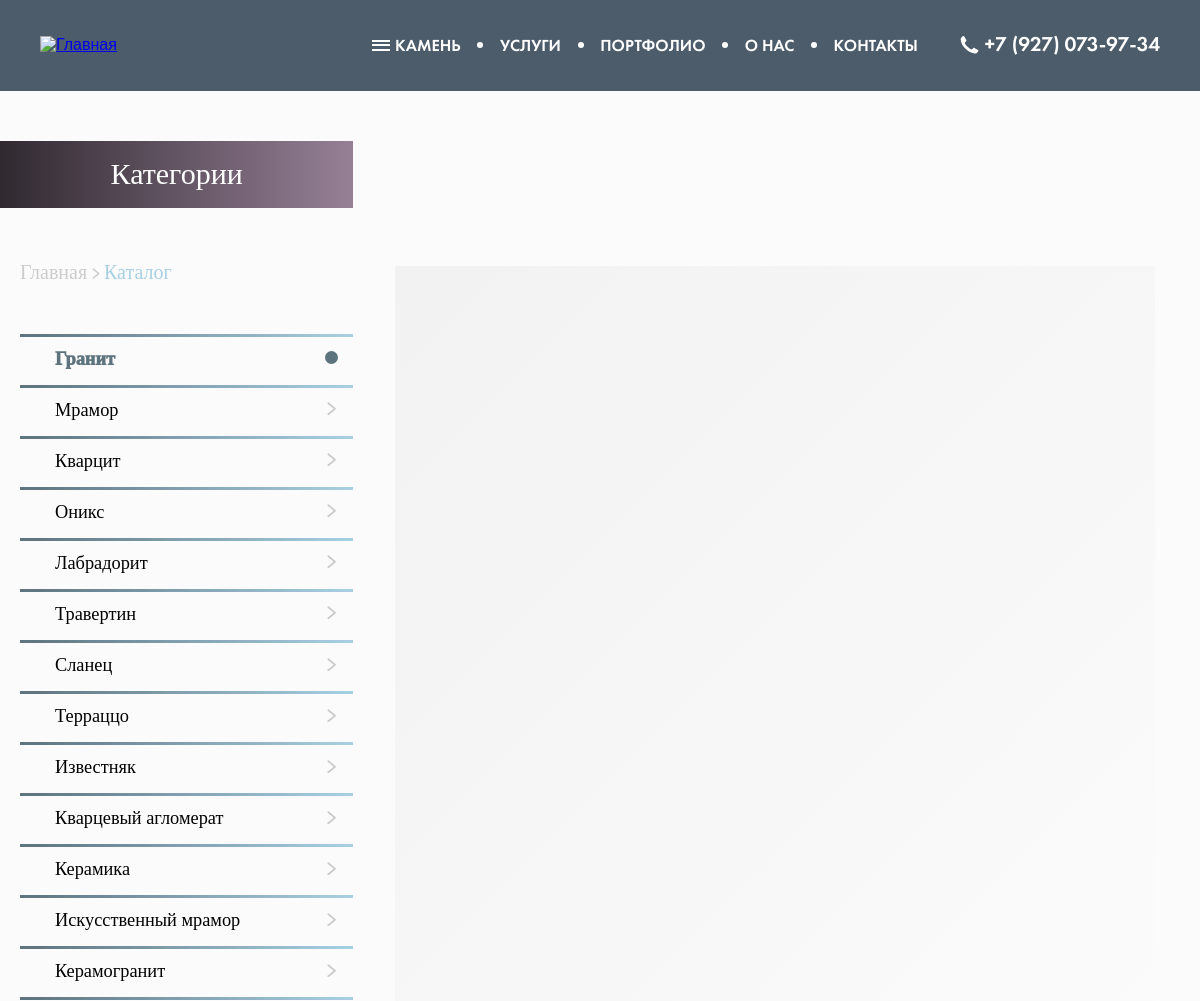
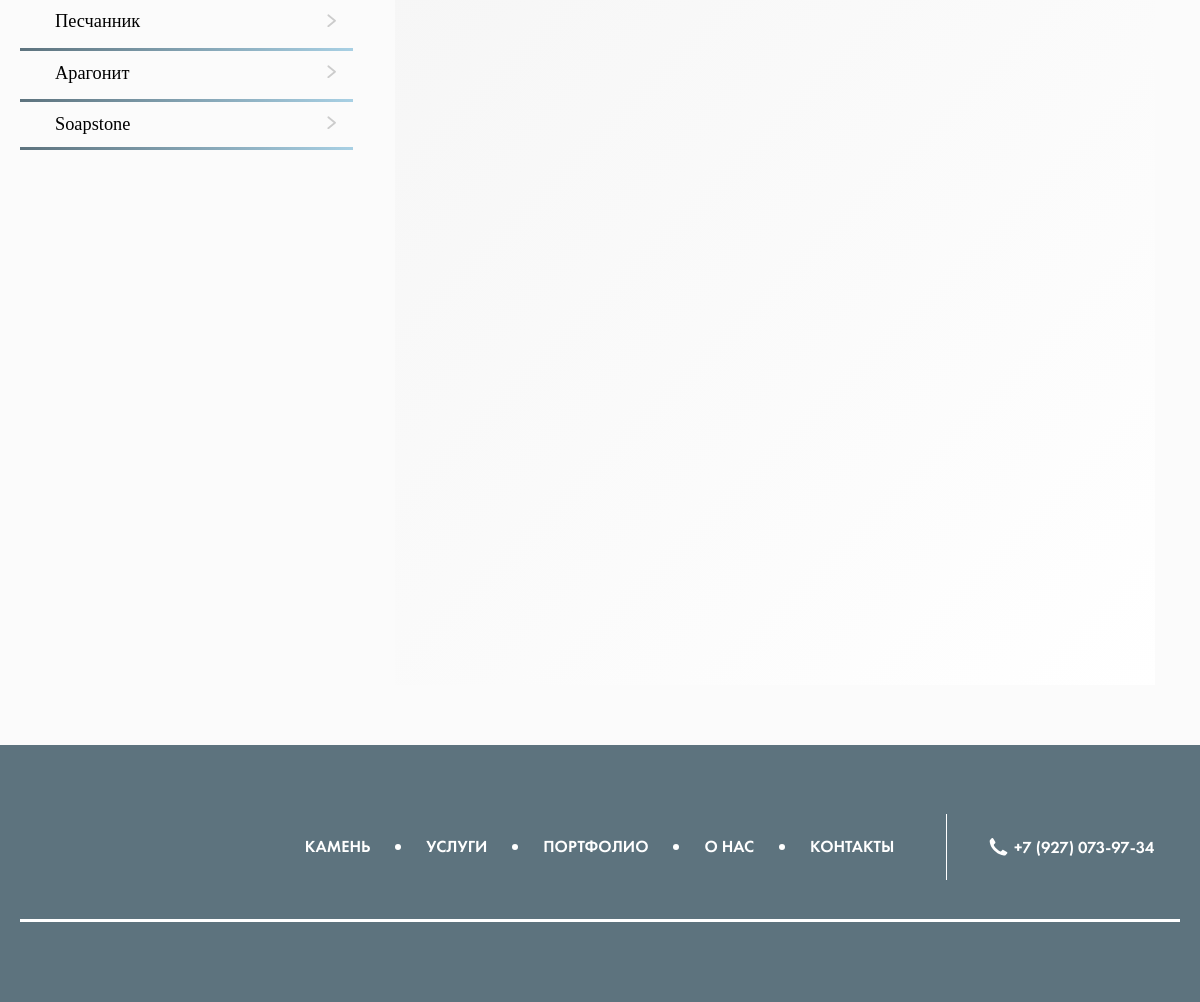
The page /каталог/ on the database its author committed (2 pictures, top to bottom).
### catalog/models.py (models this page shows, shortened)
class Category(models.Model):
    name = models.CharField(max_length=20, verbose_name='Категория')
    image = models.ImageField(verbose_name='Изображение', upload_to='categories/')
    class Meta:
        db_table: str = 'category'
        verbose_name: str = 'Категория'
        verbose_name_plural = 'Категории'

### catalog/views.py (called while the page is built)
    def get_context_data(self, **kwargs) -> Dict:
        context: Dict = super().get_context_data(**kwargs)
        context.update({
            'title': 'Каталог камня для изделий. Выбирайте камень и из него мы изготовим ваше изделие.',
            'categories': Category.objects.all(),
        })
        return context

### catalog/templates/catalog/catalog.html (shortened to what this page needs)
{% extends 'main/base.html' %}
{% load static %}
{% block main %}
<section class="catalog-page">
    <div class="catalog-page__container container">
        <div class="catalog-page__panel">
            <h1 class="catalog-page__panel-title reset-text">Категории</h1>
            <div class=" catalog-page__links-block ">
                <a href="{% url 'main' %}" class="catalog-page__link reset-link">Главная</a>
                <svg class="catalog-page__link-arrow" width="11" height="15" viewBox="0 0 11 15" fill="none" xmlns="http://www.w3.org/2000/svg">
                    <path d="M1.74609 1.41705L9.28028 7.58341L1.71652 13.7144" stroke="#CCCCCC" stroke-width="2" stroke-linecap="round" stroke-linejoin="round"/>
                </svg>
                <span class="catalog-page__links-block-active">Каталог</span>
            </div>
                <ul class="catalog-page__panel-list reset-list">
                    {% for category in categories %}
                        <li class="catalog-page__list-item">
                            <div class="catalog-page__list-button-line"></div>
                            <button id="category-{{category.pk}}" class="catalog-page__list-button reset-button">
                                {{ category.name }}
                                <div class="catalog-page__list-button-dot">
                                    <svg class="catalog-page__list-button-dot-svg" width="11" height="15" viewBox="0 0 11 15" fill="none" xmlns="http://www.w3.org/2000/svg">
                                        <path d="M1.74609 1.41705L9.28028 7.58341L1.71652 13.7144" stroke="" stroke-width="2" stroke-linecap="round" stroke-linejoin="round"/>
                                    </svg>
                                </div>
                            </button>
                        </li>
                    {% endfor %}
                    <span class="catalog-page__list-button-line last-line"></span>
                </ul>
        </div>
        <div class="catalog-page__content">
            <div class="catalog-page__content-wrapper">
                <h2 class="catalog-page__content-title reset-text"></h2>
                <div class="catalog-page__panel-list-container">
                </div>
            </div>
        </div>
    </div>
</section>
{% endblock %}

### main/templates/main/base.html (shortened to what this page needs)
{% load static %}
<!DOCTYPE html>
<html lang="ru">
<head>
    <link rel="stylesheet" href="{% static 'base/css/normalize.css' %}">
    <link rel="stylesheet" href="{% static 'base/css/base.css' %}">
    <link rel="stylesheet" href="{% static 'base/css/fonts.css' %}">
    <link rel="stylesheet" href="{% static 'main/css/main.css' %}">
    <link rel="stylesheet" href="{% static 'base/css/media.css' %}">
    <link rel="stylesheet" href="{% static 'main/css/media.css' %}">
</head>
<body>
    <header class="header first-header">
        <div class="header__container container">
            <a href="{% url 'main' %}" class="header__logo-link">
                <img src="{% static 'base/img/logo.png' %}" alt="Главная" class="header__logo">
            </a>
            <nav class="header__nav">
                <ul class="header__nav-list reset-list">
                    <li class="header__nav-list-item">
                        <a href="{% url 'catalog' %}" class="stoune-link-clean header__nav-list-link header-stoun-link reset-link">
                            <div class="header__nav-list-item-lines">
                                <div class="header__nav-list-item-lines-item first-line"></div>
                                <div class="header__nav-list-item-lines-item second-line"></div>
                                <div class="header__nav-list-item-lines-item third-line"></div>
                            </div>
                            КАМЕНЬ
                        </a>
                    </li>
                    <div class="header__nav-dot"></div>
                    <li class="header__nav-list-item">
                        <a href="{% url 'main' %}#services" class="header__nav-list-link reset-link">УСЛУГИ</a>
                    </li>
                    <div class="header__nav-dot"></div>
                    <li class="header__nav-list-item">
                        <a href="{% url 'portfolio' %}" class="header__nav-list-link reset-link">ПОРТФОЛИО</a>
                    </li>
                    <div class="header__nav-dot"></div>
                    <li class="header__nav-list-item">
                        <a href="{% url 'about' %}" class="header__nav-list-link reset-link">О НАС</a>
                    </li>
                    <div class="header__nav-dot"></div>
                    <li class="header__nav-list-item">
                        <a href="{% url 'contacts' %}" class="header__nav-list-link reset-link">КОНТАКТЫ</a>
                    </li>
                </ul>
                <div class="header__number">
                    <p class="header__number-text reset-text">+7 (927) 073-97-34</p>
                </div>
            </nav>
        </div>
    </header>
    <main>
        {% block main %}
        {% endblock %}
    </main>
    <footer class="footer">
        <div class="footer__container container">
            <div class="footer__top">
                <a href="{% url 'main' %}" class="footer__main-link">
                </a>
                <nav class="footer__nav">
                    <ul class="footer__nav-list reset-list">
                        <li class="footer__nav-list-item">
                            <a href="{% url 'catalog' %}" class="stoune-link-clean footer__nav-link reset-link">КАМЕНЬ</a>
                        </li>
                        <div class="footer__nav-dot"></div>
                        <li class="footer__nav-list-item">
                            <a href="{% url 'main' %}#services" class="footer__nav-link reset-link">УСЛУГИ</a>
                        </li>
                        <div class="footer__nav-dot"></div>
                        <li class="footer__nav-list-item">
                            <a href="{% url 'portfolio' %}" class="footer__nav-link reset-link">ПОРТФОЛИО</a>
                        </li>
                        <div class="footer__nav-dot"></div>
                        <li class="footer__nav-list-item">
                            <a href="{% url 'about' %}" class="footer__nav-link reset-link">О НАС</a>
                        </li>
                        <div class="footer__nav-dot"></div>
                        <li class="footer__nav-list-item">
                            <a href="{% url 'contacts' %}" class="footer__nav-link reset-link">КОНТАКТЫ</a>
                        </li>
                    </ul>
                </nav>
                <div class="footer__contacts">
                    <div class="footer__contacts-block footer-phone-block">
                        <p class="footer__contacts-info reset-text">+7 (927) 073-97-34</p>
                    </div>
                </div>
            </div>
        </div>
    </footer>
</body>
</html>

### static_dev/base/css/base.css (style rules this page uses)
html { box-sizing: border-box; font-family: "Roboto-Light", sans-serif; background-color: #FBFBFB; }
body { margin: 0; min-height: 100vh; display: flex; flex-direction: column; }
*, *:before, *:after { box-sizing: inherit; }
.container { max-width: 1440px; margin: 0 auto; padding-inline: 20px; }
.reset-list { padding: 0; margin: 0; list-style: None; }
.reset-link { color: inherit; text-decoration: None; }
.reset-text { margin: 0; padding: 0; }
.reset-button { background-color: transparent; border: none; color: inherit; }
section { margin-bottom: 60px; }
.header { z-index: 2; position: fixed; width: 100vw; background-color: rgba(42, 61, 79, 0.84); color: white; padding-block: 40px; }
.header__logo-link { width: 250px; }
.header__logo { width: 100%; }
.header__container { width: calc(100vw - 40px); margin: 0 auto; display: flex; align-items: center; }
.header__nav { display: flex; margin-left: auto; }
.header__nav-list { display: flex; align-items: center; margin-right: 50px; }
.header__nav-dot { margin: 0 20px; width: 6px; height: 6px; background-color: white; border-radius: 100%; }
.header-stoun-link { display: flex; align-items: center; }
.header__nav-list-item-lines { width: 18px; height: 13px; display: flex; flex-direction: column; justify-content: space-between; margin-right: 5px; }
.header__nav-list-item-lines-item { background-color: white; width: 100%; height: 2px; transition: background-color 200ms ease-in-out; }
.header__nav-list-item-lines-item:not(:last-of-type) { margin-bottom: 2.5px; }
.header__nav-list-link { font-size: 20px; font-family: 'FuturaNew-Demi'; transition: color 200ms ease-in-out; }
.header__number { background-image: url('../img/phone-icon.svg'); background-repeat: no-repeat; background-size: 23px; background-position: left center; padding-left: 30px; display: flex; align-items: center; }
.header__number-text { font-size: 25px; font-family: 'FuturaNew-Demi'; }
footer { margin-top: auto; background-color: #5D737E; padding: 60px 0 80px 0; }
.footer__top { display: flex; align-items: center; justify-content: space-between; padding-bottom: 30px; border-bottom: 3px solid white; }
.footer__nav { padding-inline: 20px; display: flex; justify-content: center; align-items: center; border-right: 1px solid white; width: calc(100% - 560px); height: 80px; }
.footer__nav-list { display: flex; align-items: center; }
.footer__nav-link { color: white; font-family: 'FuturaNew-Demi'; font-size: 20px; transition: color 200ms ease-in-out; }
.footer__main-link { width: 280px; padding-right: 20px; height: 140px; display: flex; align-items: center; }
.footer__contacts { width: 280px; padding-left: 20px; height: 140px; display: flex; flex-direction: column; justify-content: center; align-items: center; }
.footer__nav-dot { width: 6px; height: 6px; background-color: white; border-radius: 100%; margin: 0 30px; }
.footer__contacts-info { font-size: 20px; font-family: 'FuturaNew-Demi'; color: white; display: flex; align-items: center; }
.footer__contacts-block { padding-left: 30px; background-repeat: no-repeat; background-position: left center; }
.footer-phone-block { background-image: url('../img/phone-icon.svg'); }

### rows shown on the page
Category: name "Гранит"
Category: name "Мрамор"
Category: name "Кварцит"
Category: name "Оникс"
Category: name "Лабрадорит"
Category: name "Травертин"
Category: name "Сланец"
Category: name "Терраццо"
Category: name "Известняк"
Category: name "Кварцевый агломерат"
Category: name "Керамика"
Category: name "Искусственный мрамор"
Category: name "Керамогранит"
Category: name "Песчанник"
Category: name "Арагонит"
Category: name "Soapstone"
